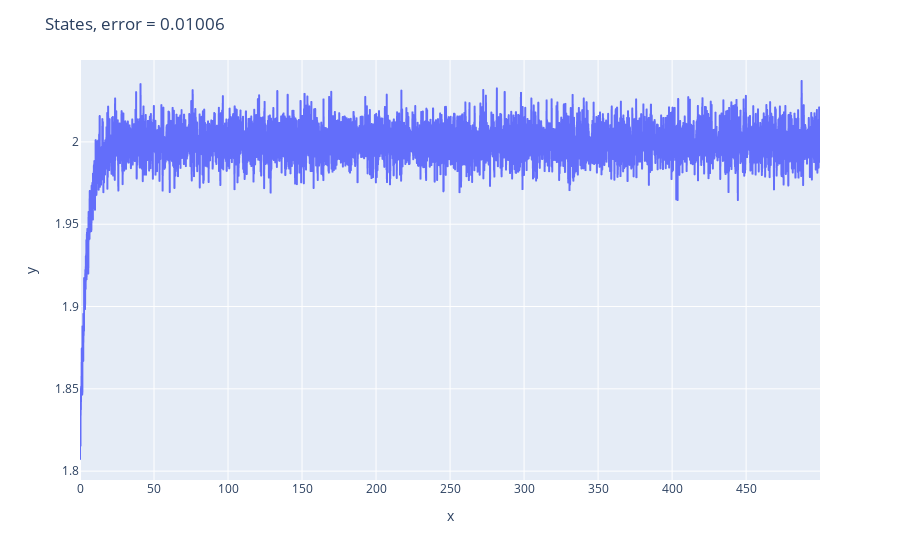

Notebook cell for this chart:
### Code cell
error, states, control = run_pid(0.9, 0.2, 0.0, noise=0.01, dt=0.1)
px.line(x=np.arange(0, 500, 0.1), y=states).update_layout(title='States, error = {:.5f}'.format(error))

### Figure 1 — Plotly figure (JSON) as saved in the notebook; plotly's stock layout.template omitted (floating-point values rounded to 4 significant figures; data arrays with more than 128 entries replaced by an {"elided": "..."} marker saying what was removed)
{"data": [{"hovertemplate": "x=%{x}<br>y=%{y}<extra></extra>", "legendgroup": "", "line": {"color": "#636efa", "dash": "solid"}, "marker": {"symbol": "circle"}, "mode": "lines", "name": "", "showlegend": false, "type": "scattergl", "x": {"elided": "5000 float values"}, "xaxis": "x", "y": {"elided": "5000 float values"}, "yaxis": "y"}], "layout": {"legend": {"tracegroupgap": 0}, "margin": {"t": 60}, "title": {"text": "States, error = 0.01006"}, "xaxis": {"anchor": "y", "domain": [0, 1], "title": {"text": "x"}}, "yaxis": {"anchor": "x", "domain": [0, 1], "title": {"text": "y"}}}}
